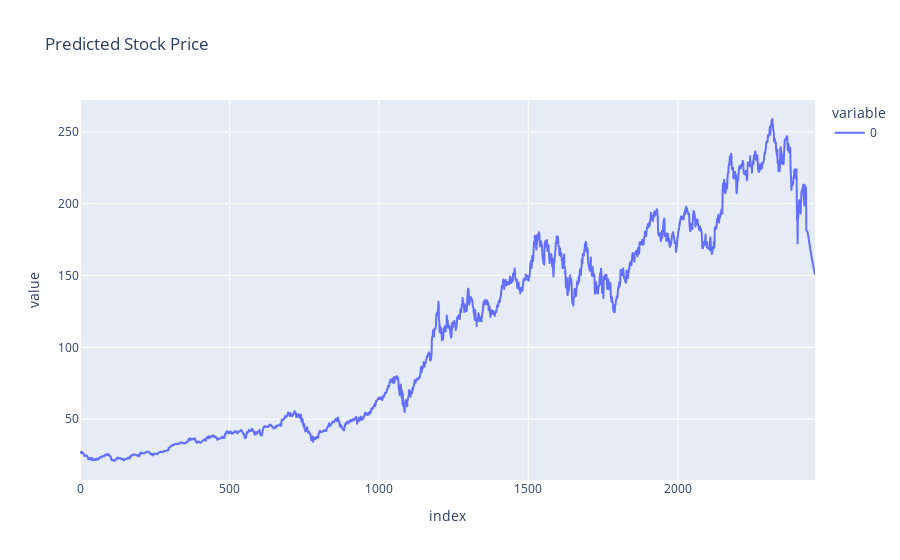

This figure's notebook cell:
### Code cell
import plotly.express as px
px.line(data_frame=df3[4000:], title='Predicted Stock Price')

# plt.plot(df3[4000:])

### Figure 1 — Plotly figure (JSON) as saved in the notebook; plotly's stock layout.template omitted (floating-point values rounded to 4 significant figures; data arrays with more than 128 entries replaced by an {"elided": "..."} marker saying what was removed)
{"data": [{"hovertemplate": "variable=0<br>index=%{x}<br>value=%{y}<extra></extra>", "legendgroup": "0", "line": {"color": "#636efa", "dash": "solid"}, "marker": {"symbol": "circle"}, "mode": "lines", "name": "0", "showlegend": true, "type": "scattergl", "x": {"elided": "2460 int values"}, "xaxis": "x", "y": {"elided": "2460 float values"}, "yaxis": "y"}], "layout": {"legend": {"title": {"text": "variable"}, "tracegroupgap": 0}, "title": {"text": "Predicted Stock Price"}, "xaxis": {"anchor": "y", "domain": [0, 1], "title": {"text": "index"}}, "yaxis": {"anchor": "x", "domain": [0, 1], "title": {"text": "value"}}}}
